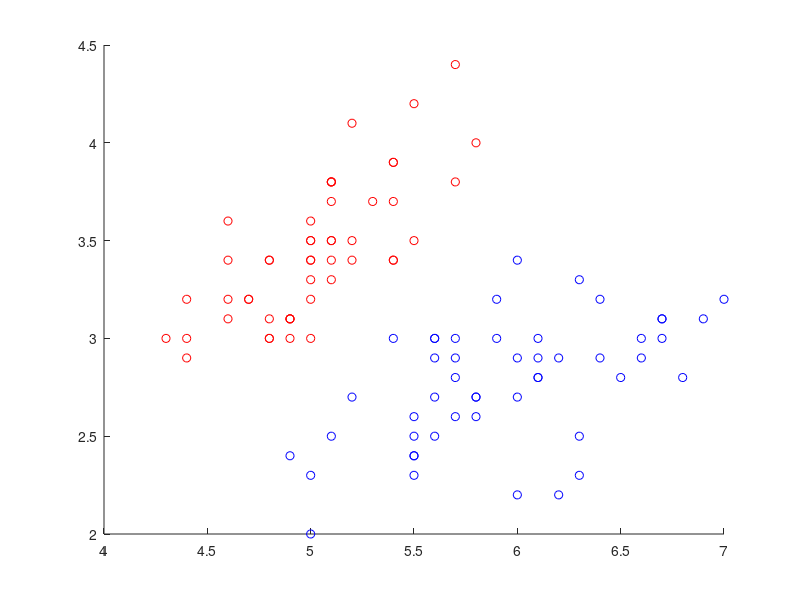

Write the MATLAB code that produced this figure. (Note: this script raises an error after producing the figure.)
function script3
   
    % Linear SVM testing dat 
    data = load('simple_iris.mat');
    x = data.x;
    c = data.c;
    kh = @(x, y) x * y';
    Md = svm_train(c, x, kh);
    % [chat, d] = svm_classify(Md, x);

    figure;
    hold all;
    plot(x(c==1, 1), x(c==1, 2), 'bo');
    plot(x(c==-1, 1), x(c==-1, 2), 'ro');
    sup_vec_ind = abs(Md.v) > 0.001;
    scatter(x(sup_vec_ind, 1), x(sup_vec_ind, 2), 50, 'k', 'filled');
    w = x' * Md.v;  % col vec
    for width = [-1, 0, 1],
        f = @(t) (Md.b + width - w(1) * t) / w(2);
        ezplot(f, [min(x(:, 1)), max(x(:, 1))]);
    end
    title('Linear SVM');
    print('3-1', '-dpng');
    hold off;
    close all;

    % Quadratic kernel SVM testing data
    data = load('simple_nonlinear.mat');
    x = data.x;
    c = data.c;
    kh = @(x, y) (x * y' + 1)^2 ; % implement quadratic kernel
    Md = svm_train(c, x, kh);
    % Create a 20x20 grid that covers the training set
    coors_x = linspace(min(x(:, 1)), max(x(:, 1)), 20);
    coors_y = linspace(min(x(:, 2)), max(x(:, 2)), 20);
    [X, Y] = meshgrid(coors_x, coors_y);
    y = [reshape(X, [20^2 1]) reshape(Y, [20^2 1])];
    [chat, d] = svm_classify(Md, y);

    figure;
    hold all;
    plot(y(chat==1, 1), y(chat==1, 2), 'bo');
    plot(y(chat==-1, 1), y(chat==-1, 2), 'ro');
    w = x' * Md.v;  % col vec
    svs = zeros(20^2,1);
    for width = [-1, 1],
        f = @(t) (Md.b + width - w(1) * t) / w(2);
        svs = svs | (abs(f(y(:, 1)) - y(:, 2)) < 0.01);
    end
    scatter(y(svs, 1), y(svs, 2), 50, 'k', 'filled');
    title('Quadratic Kernel SVM 1');
    print('3-2', '-dpng');
    hold off;

    scatter(y(:, 1), y(:, 2), 30, d);
    title('Quadratic Kernel SVM 2');
    print('3-3', '-dpng');
    close all;
return
end

function Md = svm_train(c,x,kh)
    Md = [];
    N = size(c, 1);
    H = zeros(N, N);
    for i = 1:N,
        for j = 1:N,
            H(i, j) = c(i) * c(j) * kh(x(i, :), x(j, :));
        end
    end

    f = - ones(N, 1);
    A = [];
    b = [];
    Aeq = c';
    beq = 0;
    lb = zeros(N, 1);
    ub = inf(N, 1);

    lambda = quadprog(H, f, A, b, Aeq, beq, lb, ub);
    size(lambda)

    bias = 0;
    non_zeros = 0;
    for j = 1:N,
        if abs(lambda(j)) > 0.001,
            non_zeros = non_zeros + 1;
            bias = bias - c(j);
            for i = 1:N,
                bias = bias + c(i) * lambda(i) * kh(x(i, :), x(j, :));
            end
        end
    end

    v = zeros(N, 1);
    for i = 1:N,
        v(i) = c(i) * lambda(i);
    end

    Md.b = bias / non_zeros;
    Md.v = v;
    Md.x = x;
    Md.kh = kh;
    Md.N = N;

return
end


function [chat,d] = svm_classify(Md,y)
    l = size(y, 1);
    chat = zeros(l, 1);
    d = zeros(l, 1) - Md.b;
    N = Md.N;

    for row = 1:l,
        for i = 1:N,
            d(row) = d(row) + Md.v(i) * Md.kh(y(row, :), Md.x(i, :));
        end

        if d(row) > 0,
            chat(row) = 1;
        else,
            chat(row) = -1;
        end
    end
return
end








